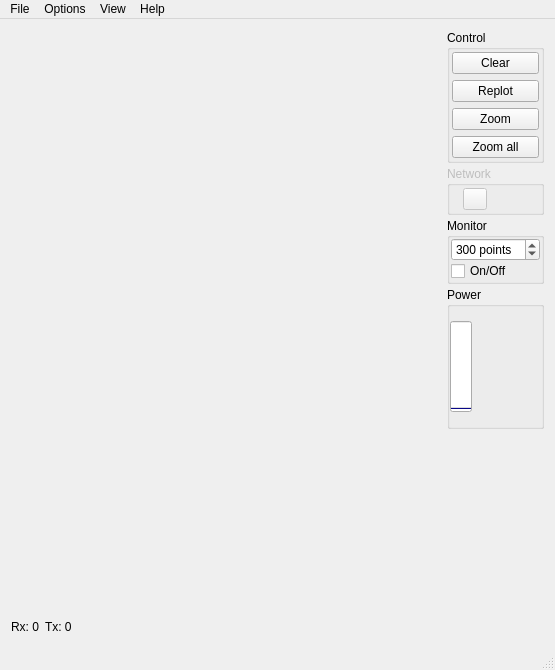
<?xml version="1.0" encoding="UTF-8"?>
<ui version="4.0">
 <class>MainWindow</class>
 <widget class="QMainWindow" name="MainWindow">
  <property name="geometry">
   <rect>
    <x>0</x>
    <y>0</y>
    <width>555</width>
    <height>670</height>
   </rect>
  </property>
  <property name="windowTitle">
   <string>MainWindow</string>
  </property>
  <property name="windowIcon">
   <iconset>
    <normaloff>:/icons/logo</normaloff>:/icons/logo</iconset>
  </property>
  <widget class="QWidget" name="centralWidget">
   <layout class="QGridLayout" name="gridLayout">
    <item row="0" column="0">
     <layout class="QHBoxLayout" name="horizontalLayout"/>
    </item>
    <item row="0" column="1">
     <layout class="QVBoxLayout" name="verticalLayout_2">
      <property name="spacing">
       <number>3</number>
      </property>
      <property name="leftMargin">
       <number>0</number>
      </property>
      <item>
       <widget class="QGroupBox" name="groupBox">
        <property name="title">
         <string>Control</string>
        </property>
        <property name="alignment">
         <set>Qt::AlignLeading|Qt::AlignLeft|Qt::AlignTop</set>
        </property>
        <layout class="QVBoxLayout" name="verticalLayout">
         <property name="margin">
          <number>2</number>
         </property>
         <item>
          <widget class="QPushButton" name="clearButton">
           <property name="text">
            <string>Clear</string>
           </property>
          </widget>
         </item>
         <item>
          <widget class="QPushButton" name="replotButton">
           <property name="text">
            <string>Replot</string>
           </property>
          </widget>
         </item>
         <item>
          <widget class="QPushButton" name="zoomButton">
           <property name="text">
            <string>Zoom</string>
           </property>
           <property name="checkable">
            <bool>true</bool>
           </property>
          </widget>
         </item>
         <item>
          <widget class="QPushButton" name="zoomAllButton">
           <property name="text">
            <string>Zoom all</string>
           </property>
          </widget>
         </item>
        </layout>
       </widget>
      </item>
      <item>
       <widget class="QGroupBox" name="networkGroupBox">
        <property name="enabled">
         <bool>false</bool>
        </property>
        <property name="title">
         <string>Network</string>
        </property>
        <layout class="QVBoxLayout" name="verticalLayout_3">
         <property name="margin">
          <number>2</number>
         </property>
         <item>
          <layout class="QGridLayout" name="networkLayout">
           <property name="topMargin">
            <number>0</number>
           </property>
           <item row="0" column="0">
            <widget class="QPushButton" name="startStopButton">
             <property name="enabled">
              <bool>false</bool>
             </property>
             <property name="maximumSize">
              <size>
               <width>24</width>
               <height>24</height>
              </size>
             </property>
             <property name="toolTip">
              <string>Start/stop network exchange</string>
             </property>
             <property name="statusTip">
              <string>Start/stop network exchange</string>
             </property>
             <property name="text">
              <string/>
             </property>
             <property name="icon">
              <iconset>
               <normaloff>:/icons/refresh</normaloff>:/icons/refresh</iconset>
             </property>
             <property name="iconSize">
              <size>
               <width>16</width>
               <height>16</height>
              </size>
             </property>
             <property name="checkable">
              <bool>true</bool>
             </property>
             <property name="default">
              <bool>true</bool>
             </property>
             <property name="flat">
              <bool>false</bool>
             </property>
            </widget>
           </item>
           <item row="0" column="1">
            <spacer name="horizontalSpacer_2">
             <property name="orientation">
              <enum>Qt::Horizontal</enum>
             </property>
             <property name="sizeType">
              <enum>QSizePolicy::Minimum</enum>
             </property>
             <property name="sizeHint" stdset="0">
              <size>
               <width>40</width>
               <height>20</height>
              </size>
             </property>
            </spacer>
           </item>
          </layout>
         </item>
        </layout>
       </widget>
      </item>
      <item>
       <widget class="QGroupBox" name="monitorGroupBox">
        <property name="title">
         <string>Monitor</string>
        </property>
        <layout class="QVBoxLayout" name="verticalLayout_5">
         <property name="spacing">
          <number>0</number>
         </property>
         <property name="leftMargin">
          <number>1</number>
         </property>
         <property name="topMargin">
          <number>0</number>
         </property>
         <property name="rightMargin">
          <number>1</number>
         </property>
         <property name="bottomMargin">
          <number>0</number>
         </property>
         <item>
          <widget class="QSpinBox" name="monitorPointCountSpinBox">
           <property name="suffix">
            <string> points</string>
           </property>
           <property name="minimum">
            <number>10</number>
           </property>
           <property name="maximum">
            <number>1000</number>
           </property>
           <property name="value">
            <number>300</number>
           </property>
          </widget>
         </item>
         <item>
          <widget class="QCheckBox" name="monitorOnOffCheckBox">
           <property name="text">
            <string>On/Off</string>
           </property>
          </widget>
         </item>
        </layout>
       </widget>
      </item>
      <item>
       <widget class="QGroupBox" name="powerGroupBox">
        <property name="sizePolicy">
         <sizepolicy hsizetype="Preferred" vsizetype="Preferred">
          <horstretch>0</horstretch>
          <verstretch>0</verstretch>
         </sizepolicy>
        </property>
        <property name="title">
         <string>Power</string>
        </property>
        <property name="checkable">
         <bool>false</bool>
        </property>
        <property name="checked">
         <bool>false</bool>
        </property>
        <layout class="QVBoxLayout" name="verticalLayout_4">
         <property name="spacing">
          <number>0</number>
         </property>
         <property name="margin">
          <number>0</number>
         </property>
         <item>
          <widget class="QLabel" name="powerLimitLabel">
           <property name="toolTip">
            <string>Power limit</string>
           </property>
           <property name="text">
            <string/>
           </property>
          </widget>
         </item>
         <item>
          <layout class="QHBoxLayout" name="horizontalLayout_2">
           <item>
            <widget class="QProgressBar" name="powerBar">
             <property name="sizePolicy">
              <sizepolicy hsizetype="Fixed" vsizetype="Fixed">
               <horstretch>0</horstretch>
               <verstretch>0</verstretch>
              </sizepolicy>
             </property>
             <property name="maximumSize">
              <size>
               <width>16777215</width>
               <height>100</height>
              </size>
             </property>
             <property name="palette">
              <palette>
               <active>
                <colorrole role="Highlight">
                 <brush brushstyle="SolidPattern">
                  <color alpha="255">
                   <red>12</red>
                   <green>9</green>
                   <blue>191</blue>
                  </color>
                 </brush>
                </colorrole>
               </active>
               <inactive>
                <colorrole role="Highlight">
                 <brush brushstyle="SolidPattern">
                  <color alpha="255">
                   <red>12</red>
                   <green>9</green>
                   <blue>191</blue>
                  </color>
                 </brush>
                </colorrole>
               </inactive>
               <disabled>
                <colorrole role="Highlight">
                 <brush brushstyle="SolidPattern">
                  <color alpha="255">
                   <red>86</red>
                   <green>117</green>
                   <blue>148</blue>
                  </color>
                 </brush>
                </colorrole>
               </disabled>
              </palette>
             </property>
             <property name="value">
              <number>0</number>
             </property>
             <property name="textVisible">
              <bool>false</bool>
             </property>
             <property name="orientation">
              <enum>Qt::Vertical</enum>
             </property>
             <property name="textDirection">
              <enum>QProgressBar::TopToBottom</enum>
             </property>
             <property name="format">
              <string>%p</string>
             </property>
            </widget>
           </item>
           <item>
            <widget class="QLabel" name="powerPercentLabel">
             <property name="toolTip">
              <string>Power percentage</string>
             </property>
             <property name="text">
              <string/>
             </property>
            </widget>
           </item>
          </layout>
         </item>
         <item>
          <widget class="QLabel" name="powerValueLabel">
           <property name="toolTip">
            <string>Actual power</string>
           </property>
           <property name="text">
            <string/>
           </property>
          </widget>
         </item>
        </layout>
       </widget>
      </item>
      <item>
       <spacer name="verticalSpacer">
        <property name="orientation">
         <enum>Qt::Vertical</enum>
        </property>
        <property name="sizeHint" stdset="0">
         <size>
          <width>20</width>
          <height>40</height>
         </size>
        </property>
       </spacer>
      </item>
     </layout>
    </item>
    <item row="1" column="0">
     <layout class="QGridLayout" name="gridLayout_3">
      <item row="0" column="0">
       <widget class="QLabel" name="rxLabel">
        <property name="text">
         <string>Rx: 0</string>
        </property>
       </widget>
      </item>
      <item row="0" column="1">
       <widget class="QLabel" name="txLabel">
        <property name="text">
         <string>Tx: 0</string>
        </property>
       </widget>
      </item>
      <item row="0" column="2">
       <widget class="QLabel" name="rttLabel">
        <property name="text">
         <string/>
        </property>
       </widget>
      </item>
      <item row="0" column="5">
       <spacer name="horizontalSpacer">
        <property name="orientation">
         <enum>Qt::Horizontal</enum>
        </property>
        <property name="sizeHint" stdset="0">
         <size>
          <width>40</width>
          <height>20</height>
         </size>
        </property>
       </spacer>
      </item>
      <item row="0" column="3">
       <widget class="QLabel" name="numPointsLabel">
        <property name="text">
         <string/>
        </property>
       </widget>
      </item>
      <item row="0" column="4">
       <widget class="QLabel" name="numTransitionPointsLabel">
        <property name="text">
         <string/>
        </property>
       </widget>
      </item>
     </layout>
    </item>
   </layout>
  </widget>
  <widget class="QMenuBar" name="menuBar">
   <property name="geometry">
    <rect>
     <x>0</x>
     <y>0</y>
     <width>555</width>
     <height>25</height>
    </rect>
   </property>
   <widget class="QMenu" name="menuFile">
    <property name="title">
     <string>File</string>
    </property>
    <addaction name="actionOpen"/>
    <addaction name="actionOpen_recent"/>
    <addaction name="actionBrowse_network"/>
    <addaction name="actionSave"/>
    <addaction name="actionSave_as"/>
    <addaction name="actionExit"/>
    <addaction name="separator"/>
   </widget>
   <widget class="QMenu" name="menuOptions">
    <property name="title">
     <string>Options</string>
    </property>
    <addaction name="actionSetup_curves"/>
    <addaction name="actionExperiment_control"/>
   </widget>
   <widget class="QMenu" name="menuHelp">
    <property name="title">
     <string>Help</string>
    </property>
    <addaction name="actionAbout"/>
    <addaction name="actionAbout_Qt"/>
   </widget>
   <widget class="QMenu" name="menuView">
    <property name="title">
     <string>View</string>
    </property>
    <addaction name="actionASCII_data"/>
    <addaction name="actionParsed_data"/>
    <addaction name="actionTable_data"/>
   </widget>
   <addaction name="menuFile"/>
   <addaction name="menuOptions"/>
   <addaction name="menuView"/>
   <addaction name="menuHelp"/>
  </widget>
  <widget class="QStatusBar" name="statusBar">
   <property name="mouseTracking">
    <bool>true</bool>
   </property>
  </widget>
  <action name="actionAbout">
   <property name="text">
    <string>About</string>
   </property>
   <property name="iconVisibleInMenu">
    <bool>false</bool>
   </property>
  </action>
  <action name="actionOpen">
   <property name="icon">
    <iconset>
     <normaloff>:/icons/open</normaloff>:/icons/open</iconset>
   </property>
   <property name="text">
    <string>Open file</string>
   </property>
  </action>
  <action name="actionSave">
   <property name="icon">
    <iconset>
     <normaloff>:/icons/save</normaloff>:/icons/save</iconset>
   </property>
   <property name="text">
    <string>Save</string>
   </property>
  </action>
  <action name="actionSave_as">
   <property name="icon">
    <iconset>
     <normaloff>:/icons/saveas</normaloff>:/icons/saveas</iconset>
   </property>
   <property name="text">
    <string>Save as...</string>
   </property>
  </action>
  <action name="actionExit">
   <property name="text">
    <string>Exit</string>
   </property>
  </action>
  <action name="actionBrowse_network">
   <property name="icon">
    <iconset>
     <normaloff>:/icons/internet</normaloff>:/icons/internet</iconset>
   </property>
   <property name="text">
    <string>Browse network</string>
   </property>
  </action>
  <action name="actionAbout_Qt">
   <property name="text">
    <string>About Qt</string>
   </property>
  </action>
  <action name="actionExperiment_control">
   <property name="enabled">
    <bool>false</bool>
   </property>
   <property name="icon">
    <iconset>
     <normaloff>:/icons/experiment</normaloff>:/icons/experiment</iconset>
   </property>
   <property name="text">
    <string>Experiment control</string>
   </property>
  </action>
  <action name="actionASCII_data">
   <property name="text">
    <string>ASCII data</string>
   </property>
  </action>
  <action name="actionTable">
   <property name="text">
    <string>Table</string>
   </property>
  </action>
  <action name="actionParsed_data">
   <property name="text">
    <string>Parsed data</string>
   </property>
  </action>
  <action name="actionTable_data">
   <property name="text">
    <string>Table</string>
   </property>
  </action>
  <action name="actionOpen_recent">
   <property name="icon">
    <iconset>
     <normaloff>:/icons/open</normaloff>:/icons/open</iconset>
   </property>
   <property name="text">
    <string>Open recent</string>
   </property>
   <property name="statusTip">
    <string>Test</string>
   </property>
  </action>
  <action name="actionSetup_curves">
   <property name="text">
    <string>Setup curves</string>
   </property>
  </action>
 </widget>
 <layoutdefault spacing="6" margin="11"/>
 <resources/>
 <connections/>
</ui>
